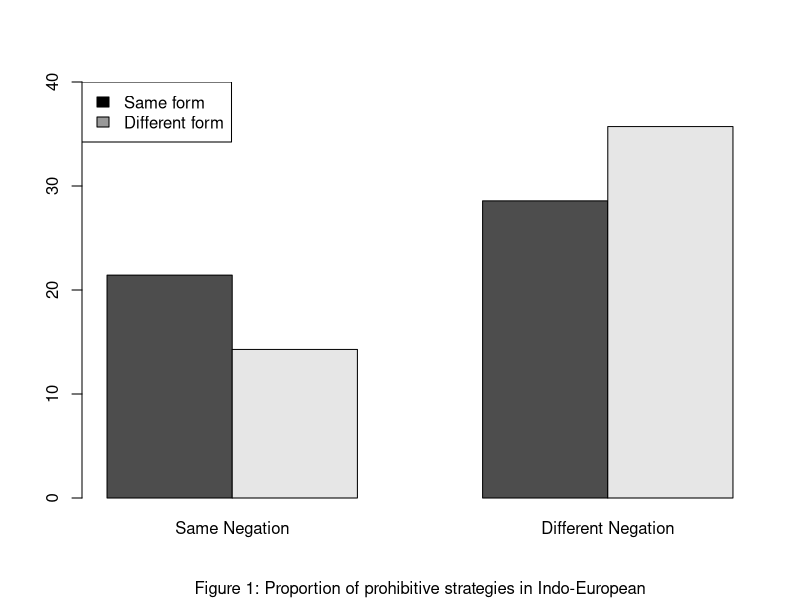
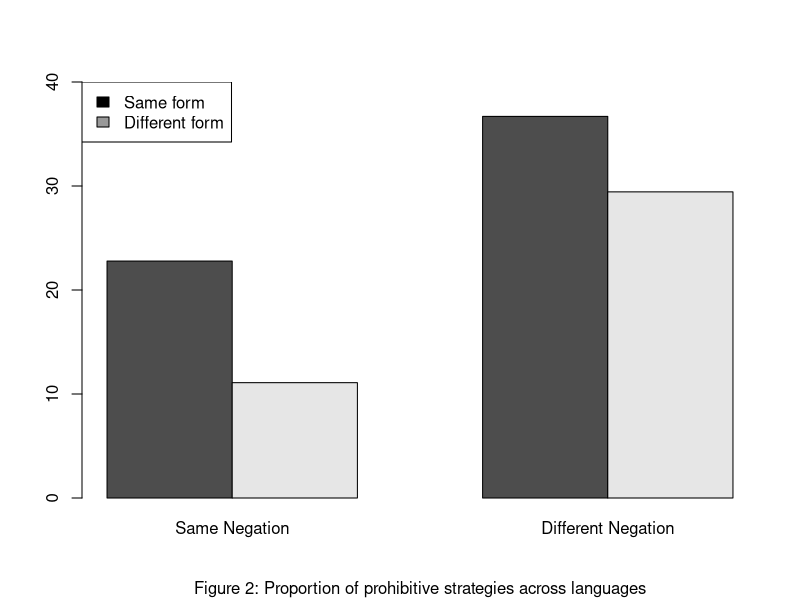

Here is the R script that generated these plots, in order:

WALSprohibitives <- matrix(c(113, 182, 55, 146), ncol = 2, byrow = TRUE)

colnames(WALSprohibitives) <- c("Same Negation", "Different Negation")
rownames(WALSprohibitives) <- c("Same form", "Different form")


WALSprohibitives

chisq.test(WALSprohibitives)

library(vcd)

assocstats(WALSprohibitives)

chisq.test(WALSprohibitives)$expected


# fisher exact test of each type:

SameFormSameNegation <- matrix(c(113, 182, 55, 146), ncol = 2, byrow = TRUE)

fisher.test(SameFormSameNegation,alternative = 'greater')

SameFormDifferentNegation <- matrix(c(182, 113, 146, 55), ncol = 2, byrow = TRUE)

fisher.test(SameFormDifferentNegation, alternative = 'less')

DifferentFormSameNegation <- matrix(c(55, 146, 113, 182), ncol = 2, byrow = TRUE)
fisher.test(DifferentFormSameNegation, alternative = 'less')

DifferentFormDifferentNegation <- matrix(c(146, 55, 182, 113), ncol = 2, byrow = TRUE)
fisher.test(DifferentFormDifferentNegation, alternative = 'greater')

WALSimperatives <- matrix(c(292, 43, 2, 89, 122, 0), ncol = 3, byrow = TRUE)

chisq.test(WALSimperatives)

chisq.test(WALSimperatives)$expected


GreekProhibitives <- matrix(c(74, 4, 14, 14, 42, 1, 2, 6), ncol = 4, byrow = TRUE)

colnames(GreekProhibitives) <- c("Present imperative", "Aorist imperative", "Aorist subjunctive", "Infinitive")
rownames(GreekProhibitives) <- c("Iliad", "odyssey")
GreekProhibitives

chisq.test(GreekProhibitives)

chisq.test(GreekProhibitives)$expected

LatinProhibitives <- matrix(c(45,56,12), ncol = 3, byrow = TRUE)

chisq.test(LatinProhibitives)

GothicProhibitives <- matrix(c(48,20), ncol = 2, byrow = TRUE)

chisq.test(GothicProhibitives)

IndoEuropeanProhibitives <- matrix(c(3, 4, 2, 5), ncol = 2, byrow = TRUE)

colnames(IndoEuropeanProhibitives) <- c("Same Negation", "Different Negation")
rownames(IndoEuropeanProhibitives) <- c("Same form", "Different form")

IndoEuropeanProhibitives

IndoEuropeanProhibitivesProportion <- prop.table(IndoEuropeanProhibitives)*100

colnames(IndoEuropeanProhibitivesProportion) <- c("Same Negation", "Different Negation")
rownames(IndoEuropeanProhibitivesProportion) <- c("Same form", "Different form")

IndoEuropeanProhibitivesProportion

barplot(IndoEuropeanProhibitivesProportion, sub = "Figure 1: Proportion of prohibitive strategies in Indo-European", ylim = c(0,40), beside = TRUE)

legend("topleft", fill = c("black", "grey60"), legend=c("Same form", "Different form"))

WALSprohibitivesProportion <- prop.table(WALSprohibitives)*100

colnames(WALSprohibitivesProportion) <- colnames(WALSprohibitives)
rownames(WALSprohibitivesProportion) <- colnames(WALSprohibitives)
WALSprohibitivesProportion

barplot(WALSprohibitivesProportion, sub = "Figure 2: Proportion of prohibitive strategies across languages", ylim = c(0,40), beside = TRUE)
legend("topleft", fill = c("black", "grey60"), legend=c("Same form", "Different form"))